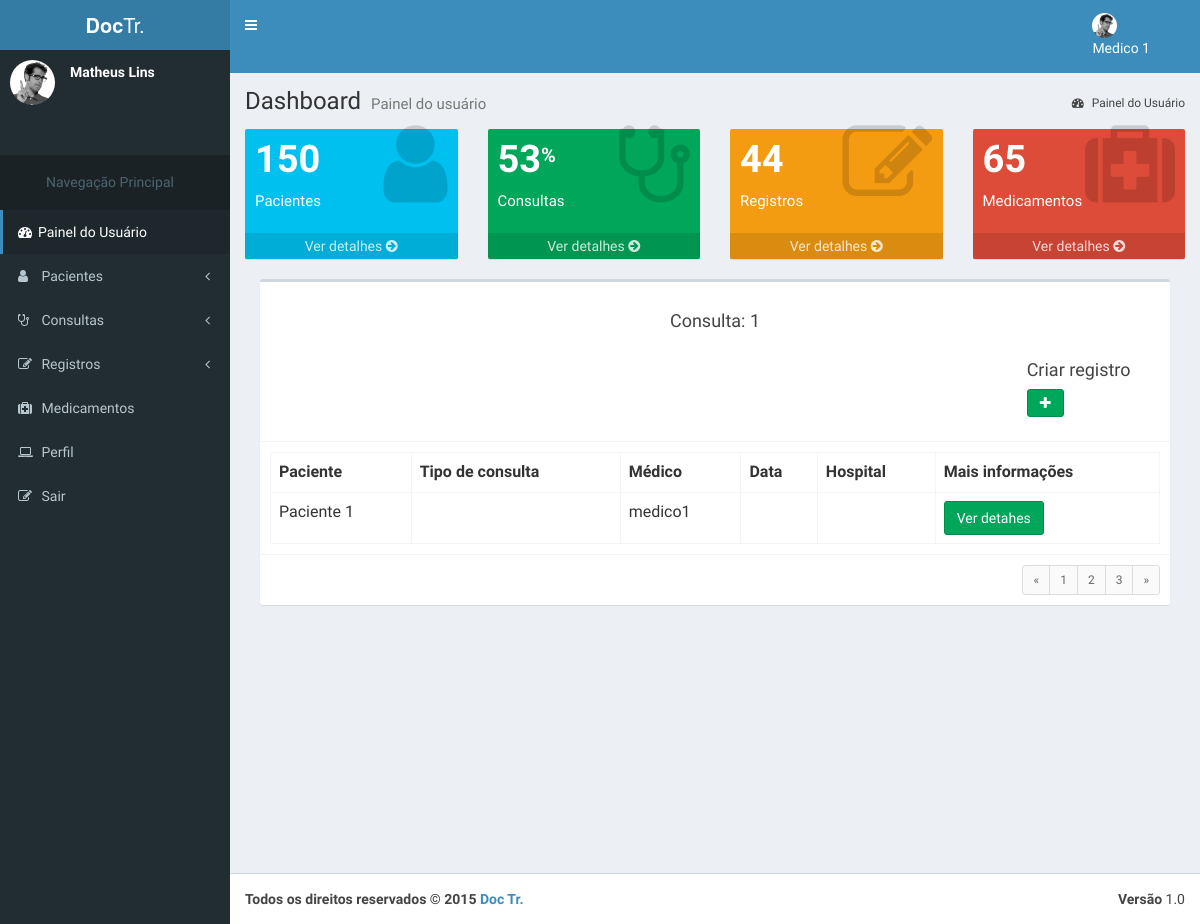
The page /consultas/1/consulta_detalhe (signed in) on the database its author committed.
### accounts/models.py (models this page shows, shortened)
class UserU(AbstractBaseUser, PermissionsMixin):
    name = models.CharField('name', max_length=100, blank=True,null=True)
    email = models.EmailField('E-mail', unique=True)
    phone = models.CharField('Telefone', max_length=100, blank=True,null=True)
    username = models.CharField('name de Usuário', unique=True, max_length=100)
    birth_data = models.CharField('Data de Nascimento', max_length=100,blank=True)
    sex = models.CharField('Sexo',max_length=1, choices=(('M', 'Masculino'), ('F', 'Feminino')), default='Masculino')
    is_active = models.BooleanField('Está ativo?', blank=True, default=True)
    is_staff = models.BooleanField('É da equipe?', blank=True, default=False)
    date_joined = models.DateTimeField('Data de Entrada', auto_now_add=True)
    objects = UserManager()
    USERNAME_FIELD = 'username'
    REQUIRED_FIELDS = ['email','name']
    class Meta:
        verbose_name = 'Usuário'
        verbose_name_plural = 'Usuários'

### consult/models.py (models this page shows, shortened)
class Doctor_consult(models.Model):
    STATUS_CHOICES = (
        (0, 'Realizada'),
        (1, 'Pendente'),
        (2, 'Cancelada'),
        (3, 'Arquivada'),
    )
    doctor = models.ForeignKey('accounts.Doctor', verbose_name='Médico',
        related_name='doctor_consult_Doctor', on_delete=models.CASCADE
    )
    consult = models.ForeignKey(
        Consult, verbose_name='Consulta', related_name='doctor_consult_Consult', on_delete=models.CASCADE
    )
    patient = models.ForeignKey(
        Patient, verbose_name='Paciente',
        related_name='doctor_consult_Patient',blank = True, null=True, on_delete=models.CASCADE
    )
    status = models.IntegerField(
        'Situação', choices=STATUS_CHOICES, default=1, blank=True
    )
    created_at = models.DateTimeField('Criado em', auto_now_add=True)
    updated_at = models.DateTimeField('Atualizado em', auto_now=True)
    class Meta:
        verbose_name = 'Médico_Consulta'
        verbose_name_plural = 'Médicos_Consultas'
        unique_together = (('doctor', 'consult'),)

### consult/views.py (the view)
# urls.py: url(r'^(?P<slug>[\w_-]+)/consulta_detalhe', 'consult.views.details_consult', name='details_consult'),
@login_required(redirect_field_name='login_obrigatorio')
def details_consult(request, slug):
	template_name = ''
	context = {}
	consults = None
	print('!!!!!!!SIM!!!!!!!!')
	try:
		doctor = Doctor.objects.get(id = request.user.id)
		consults = Doctor_consult.objects.all().filter(doctor = doctor)
		template_name = 'details_consult.html'
	except Exception as e:
		patient = Patient.objects.get(id = request.user.id)
		consults = Doctor_consult.objects.all().filter(patient = patient)
		template_name = 'details_consult.html'
	context['slug'] = slug
	context['consults'] = consults
	return render(request, template_name,context)

### accounts/models.py (called while the page is built)
    def __str__(self):
        return self.username

    def __str__(self):
        return self.name

### consult/templates/details_consult.html (shortened to what this page needs)
{% extends 'doctor/dashboard_doctor.html' %}
{% load static %}
      {% block content %}
        {% block shortcuts %}
            {{ block.super }}
            <div class="col-md-12">
              <div class="box">
                <div class="box-header with-border">
                  <br>
                  <center><h3 class="box-title">Consulta: {{slug}}</h3></center>
                  <br>
                  <form class="col-md-12 col-lg-offset-10">
                  <h4>Criar registro</h4>
                    <div class="input-group">
                      <div class="input-group-btn">
                        <a href="{% url 'register:choice_register' slug %}"><button class="btn btn-success" type="button"><i class="fa fa-plus"></i></button></a>
                      </div>
                    </div>
                  </form>
                </div>
                {% for consult in consults %}
                <div class="box-body">
                  <table class="table table-bordered">
                    <tr>
                      <th>Paciente</th>
                      <th>Tipo de consulta</th>
                      <th>Médico</th>
                      <th>Data</th>
                      <th>Hospital</th>
                      <th>Mais informações</th>
                    </tr>
                    <tr>
                      <td>{{consult.patient}}</td>
                      <td>{{consult.consult_type}}</td>
                      <td>{{consult.doctor}}</td>
                      <td></td>
                      <td>{{consult.hospital}}</td>
                      <td>
                        <div class="input-group">
                          <div class="input-group-btn">
                            <a href="{{ consult.get_absolute_url }}"><button class="btn btn-success" type="button">Ver detahes</button></a>
                          </div>
                        </div>
                      </td>
                    </tr>
                  </table>
                </div>
                {% endfor %}
                <div class="box-footer clearfix">
                  <ul class="pagination pagination-sm no-margin pull-right">
                    <li><a href="#">&laquo;</a></li>
                    <li><a href="#">1</a></li>
                    <li><a href="#">2</a></li>
                    <li><a href="#">3</a></li>
                    <li><a href="#">&raquo;</a></li>
                  </ul>
                </div>
              </div>
            </div>
            </div>
            </div>
        {% endblock %}
      {% endblock %}

### accounts/templates/doctor/dashboard_doctor.html (shortened to what this page needs)
{% load static %}
<html>
  <head>
    <link rel="stylesheet" href="{% static 'bootstrap/css/bootstrap.min.css' %}">
    <link rel="stylesheet" href="http://maxcdn.bootstrapcdn.com/font-awesome/4.4.0/css/font-awesome.min.css">
    <link rel="stylesheet" href="http://code.ionicframework.com/ionicons/2.0.1/css/ionicons.min.css">
    <link rel="stylesheet" href="{% static 'dist/css/AdminLTE.min.css' %}">
    <link rel="stylesheet" href="{% static 'dist/css/skins/_all-skins.min.css' %}">
    <link rel="stylesheet" href="{% static 'plugins/iCheck/flat/blue.css' %}">
    <link rel="stylesheet" href="{% static 'plugins/morris/morris.css' %}">
    <link rel="stylesheet" href="{% static 'plugins/jvectormap/jquery-jvectormap-1.2.2.css' %}">
    <link rel="stylesheet" href="{% static 'plugins/datepicker/datepicker3.css' %}">
    <link rel="stylesheet" href="{% static 'plugins/daterangepicker/daterangepicker-bs3.css' %}">
    <link rel="stylesheet" href="{% static 'plugins/bootstrap-wysihtml5/bootstrap3-wysihtml5.min.css' %}">
  </head>
  <body class="hold-transition skin-blue sidebar-mini">
    <div class="wrapper">
    {% block header %}
      <header class="main-header">
        <a href="{% url 'accounts:dashboard' %}" class="logo">
          <span class="logo-lg"><b>Doc</b>Tr.</span>
        </a>
        <nav class="navbar navbar-static-top" role="navigation">
          <a href="#" class="sidebar-toggle" data-toggle="offcanvas" role="button">
          </a>
          <div class="navbar-custom-menu">
            <ul class="nav navbar-nav">
              <li class="dropdown user user-menu">
                <a href="#" class="dropdown-toggle" data-toggle="dropdown">
                  <img src="{% static 'dist/img/user2-160x160.jpg' %}" class="user-image" alt="User Image">
                  <span class="hidden-xs">{{user.name}}</span>
                </a>
            </ul>
          </div>
        </nav>
      </header>
      {% endblock %}
      {% block menu %}
      <aside class="main-sidebar">
        <section class="sidebar">
          <div class="user-panel">
            <div class="pull-left image">
              <img src="{% static 'dist/img/user2-160x160.jpg' %}" class="img-circle" alt="User Image">
            </div>
            <div class="pull-left info">
              <p>Matheus Lins</p>
            </div>
          </div>
          <br>
          <br>
          <ul class="sidebar-menu">
            <li class="header"><center><h5>Navegação Principal</h5></center></li>
            <li class="active treeview">
              <a href="{% url 'accounts:dashboard' %}">
                <i class="fa fa-dashboard"></i><span>Painel do Usuário</span>
              </a>
            </li>
            <li class="treeview">
              <a href="#">
                <i class="fa fa-user"></i>
                <span>Pacientes</span>
                <i class="fa fa-angle-left pull-right"></i>
              </a>
            </li>
            <li>
              <a href="pages/widgets.html">
                <i class="fa fa-stethoscope"></i> <span>Consultas</span>
                <i class="fa fa-angle-left pull-right"></i>
              </a>
            </li>
            <li class="treeview">
              <a href="#">
                <i class="fa fa-pencil-square-o"></i>
                <span>Registros</span>
                <i class="fa fa-angle-left pull-right"></i>
              </a>
            </li>
            <li class="treeview">
              <a href="{% url 'accounts:medication' %}">
                <i class="fa fa-medkit"></i>
                <span>Medicamentos</span>
              </a>
            </li>
            <li class="treeview">
              <a href="{% url 'accounts:profile' %}">
                <i class="fa fa-laptop"></i>
                <span>Perfil</span>
              </a>
            </li>
            <li class="treeview">
              <a href="{% url 'core:logout' %}">
                <i class="fa fa-edit"></i> <span>Sair</span>
              </a>
            </li>
          </ul>
        </section>
      </aside>
      {% endblock %}
      {% block content %}
      {% block shortcuts %}
      <div class="content-wrapper">
        <section class="content-header">
          <h1>
            Dashboard
            <small>Painel do usuário</small>
          </h1>
          <ol class="breadcrumb">
            <li class="active"><a href="{% url 'accounts:dashboard' %}"><i class="fa fa-dashboard"></i> Painel do Usuário</a></li>
          </ol>
        </section>
        <section class="content">
          <div class="row">
            <div class="col-lg-3 col-xs-6">
              <div class="small-box bg-aqua">
                <div class="inner">
                  <h3>150</h3>
                  <p>Pacientes</p>
                </div>
                <div class="icon">
                  <i class="fa fa-user"></i>
                </div>
                <a href="{% url 'accounts:patients_list' %}" class="small-box-footer">Ver detalhes <i class="fa fa-arrow-circle-right"></i></a>
              </div>
            </div>
            <div class="col-lg-3 col-xs-6">
              <div class="small-box bg-green">
                <div class="inner">
                  <h3>53<sup style="font-size: 20px">%</sup></h3>
                  <p>Consultas</p>
                </div>
                <div class="icon">
                  <i class="fa fa-stethoscope"></i>
                </div>
                <a href="{% url 'consult:consults' %}" class="small-box-footer">Ver detalhes <i class="fa fa-arrow-circle-right"></i></a>
              </div>
            </div>
            <div class="col-lg-3 col-xs-6">
              <div class="small-box bg-yellow">
                <div class="inner">
                  <h3>44</h3>
                  <p>Registros</p>
                </div>
                <div class="icon">
                  <i class="fa fa-pencil-square-o"></i>
                </div>
                <a href="{% url 'register:registers' %}" class="small-box-footer">Ver detalhes <i class="fa fa-arrow-circle-right"></i></a>
              </div>
            </div>
            <div class="col-lg-3 col-xs-6">
              <div class="small-box bg-red">
                <div class="inner">
                  <h3>65</h3>
                  <p>Medicamentos</p>
                </div>
                <div class="icon">
                  <i class="fa fa-medkit"></i>
                </div>
                <a href="{% url 'accounts:medication' %}" class="small-box-footer">Ver detalhes <i class="fa fa-arrow-circle-right"></i></a>
              </div>
            </div>
          </div>
        {% endblock %}
      {% endblock %}
      {% block footer %}
      <footer class="main-footer">
        <div class="pull-right hidden-xs">
          <b>Versão</b> 1.0
        </div>
        <strong>Todos os direitos reservados &copy; 2015 <a href="{% url 'core:home' %}">Doc Tr.</a>
      </footer>
      {% endblock %}
  </body>
</html>

### accounts/templates/doctor/dashboard_doctor.html (style rules this page uses)
.navbar-nav { margin-right: 20%; }

### rows shown on the page
UserU: name "Medico 1"
Doctor_consult: patient "Paciente 1", doctor "medico1"

### other values the page prints
{{ slug }} "1"
